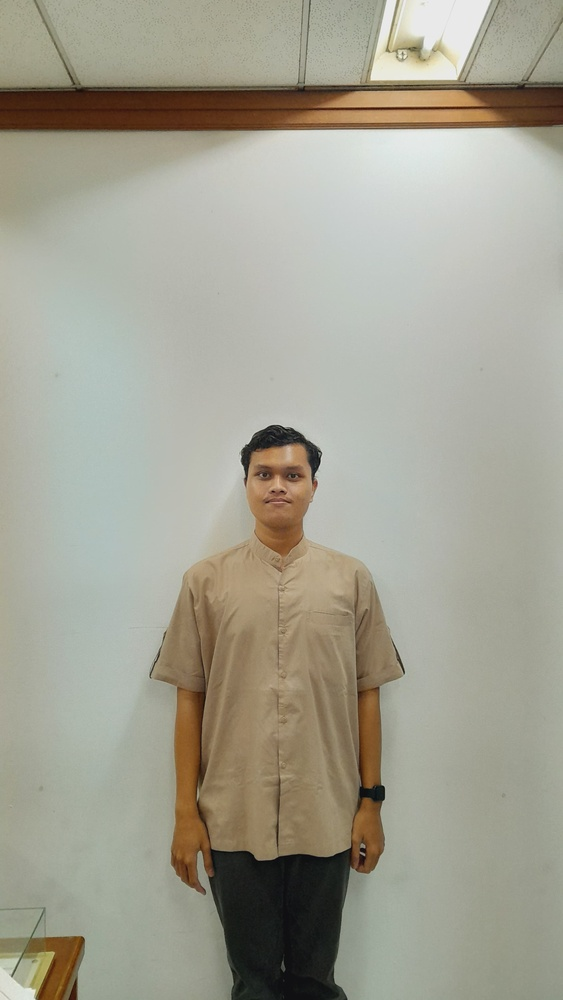
#> input picture PA-PC_202231003_Farrel Alfared C_A/mypic.jpg, 563 x 1000 px, shrunk from 2296 x 4080 before the run
$ jupyter execute 'PA-PC_202231003_Farrel Alfared Carasiola_A.ipynb'
#> lines starting #> are read from the running program, lines starting #| are printed output that depends on the picture; after the words box and inside, x2 and y2 are one past the last pixel; in counts of white or black regions, pixels touching at a corner belong together
Nama : Farrel Alfared Carasiola

NIM : 202231003

Kelas : PCD - A

Kententuan : Deteksi Tepi Pola Objek

## Import Library

[cell 1]
import cv2
import numpy as np
from matplotlib import pyplot as plt

## Membaca Gambar

[cell 2]
image = cv2.imread('mypic.jpg')
#> image is the input picture: shape (1000, 563, 3); mean B, G, R 146.2, 160.7, 162.7
image_rgb = cv2.cvtColor(image, cv2.COLOR_BGR2RGB)

## Mendeteksi citra tepi dengan Canny

[cell 3]
edges = cv2.Canny(image, 100, 200)
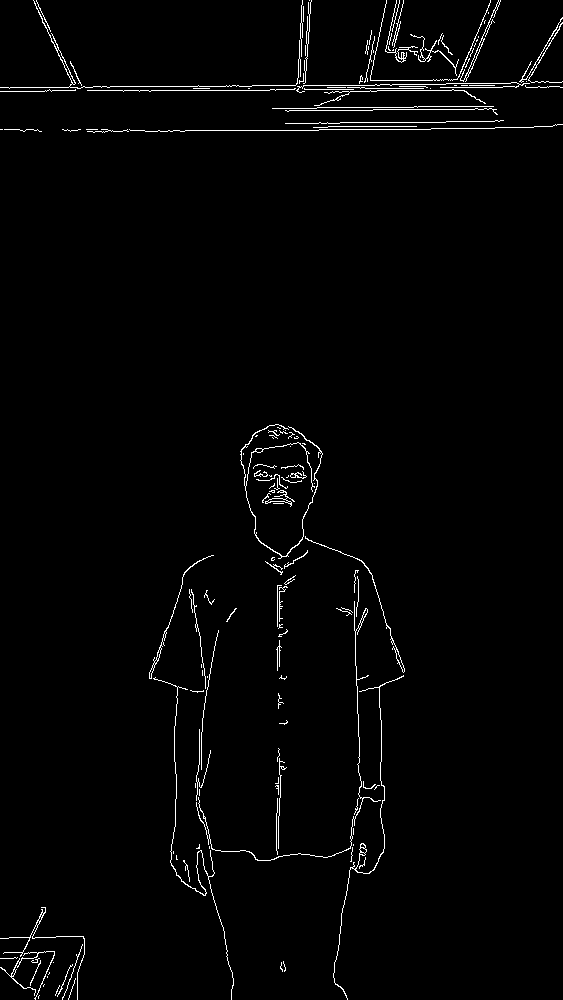
#> edges: shape (1000, 563); 1.7% white in thin lines or dots
edges

## Mendeteksi Kontur

[cell 4]
contours, _ = cv2.findContours(edges, cv2.RETR_TREE, cv2.CHAIN_APPROX_SIMPLE)
#> contours = 201 contours, 176 with area under 20; largest, box (x1, y1, x2, y2) and area: (240, 424, 323, 559) 140, (519, 17, 563, 83) 135, (0, 0, 301, 89) 127, (460, 0, 501, 82) 125, (149, 555, 214, 679) 104
image_contours = image_rgb.copy()
cv2.drawContours(image_contours, contours, -1, (0, 255, 0), 2)
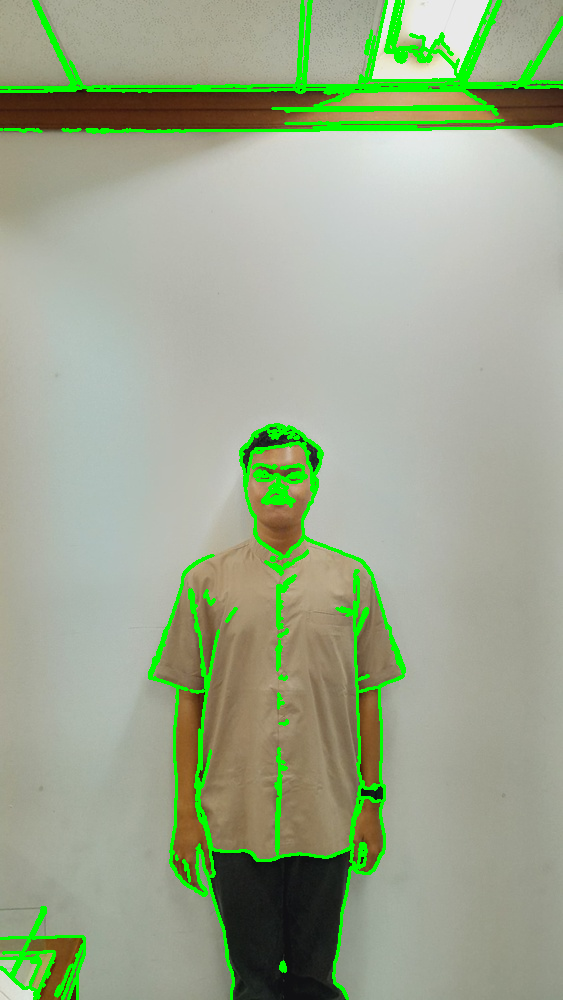
#> image_contours: shape (1000, 563, 3); mean R, G, B 155.9, 168, 141.4

## Canny Edge Detection

[cell 5]
plt.figure(figsize=(10, 5))

plt.subplot(1, 2, 1)
plt.imshow(image_rgb)
plt.title('Original Image')
plt.axis('on')

plt.subplot(1, 2, 2)
plt.imshow(edges, cmap='gray')
plt.title('Canny Edge Detection')
plt.axis('on')

plt.show()
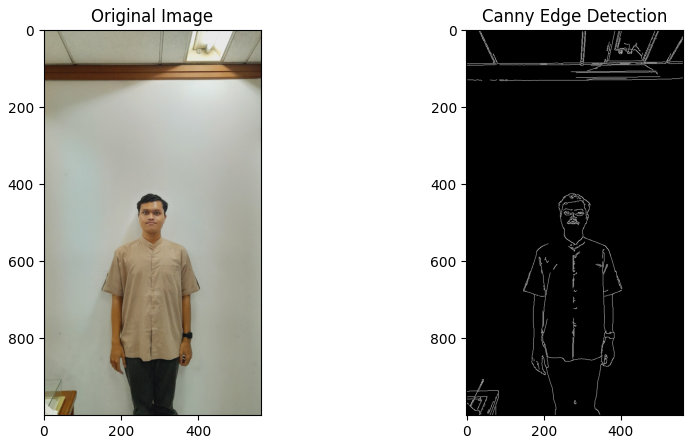
#> figure drawn by matplotlib, 2 panels

## Original - Canny Edge - Contours

[cell 6]
plt.figure(figsize=(15, 5))

plt.subplot(1, 3, 1)
plt.imshow(image_rgb)
plt.title('Original Image')
plt.axis('on')

plt.subplot(1, 3, 2)
plt.imshow(edges, cmap='gray')
plt.title('Canny Edge Detection')
plt.axis('on')

plt.subplot(1, 3, 3)
plt.imshow(image_contours)
plt.title('Contours Detection')
plt.axis('on')

plt.show()
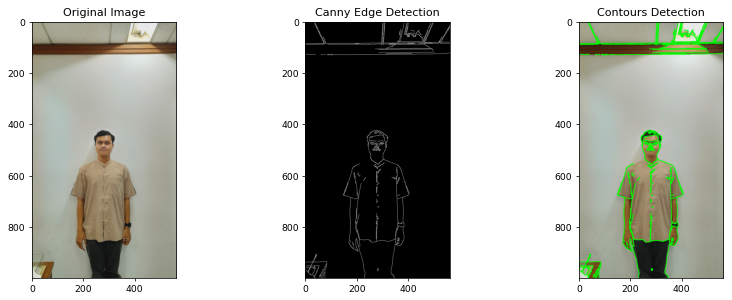
#> figure drawn by matplotlib, 3 panels

$ run again, with PA-PC_202231003_Farrel Alfared C_A/detail.jpg copied over PA-PC_202231003_Farrel Alfared C_A/mypic.jpg
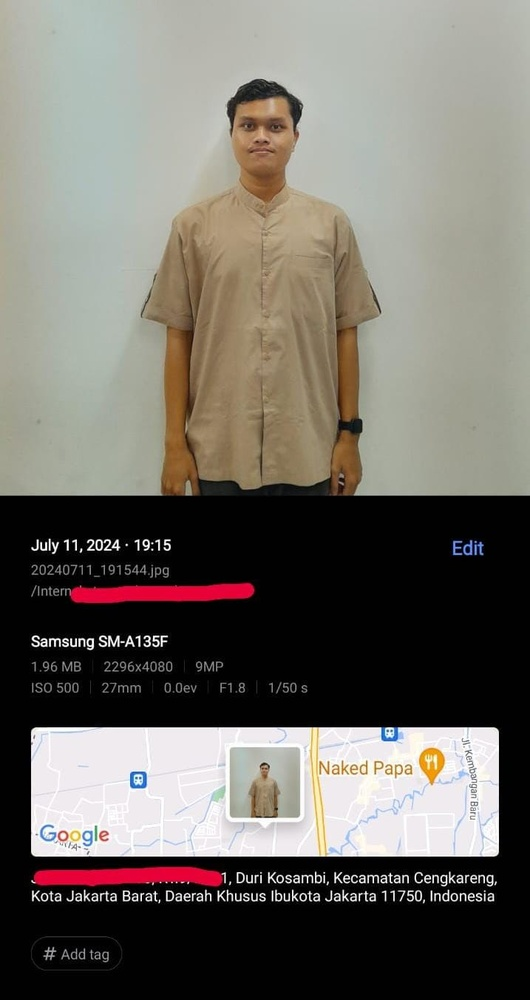
#> input picture PA-PC_202231003_Farrel Alfared C_A/detail.jpg, 530 x 1000 px, shrunk from 717 x 1353 before the run
#> image is the input picture: shape (1000, 530, 3); mean B, G, R 102.2, 109.3, 113.4
#> `edges = cv2.Canny(image, 100, 200)`:
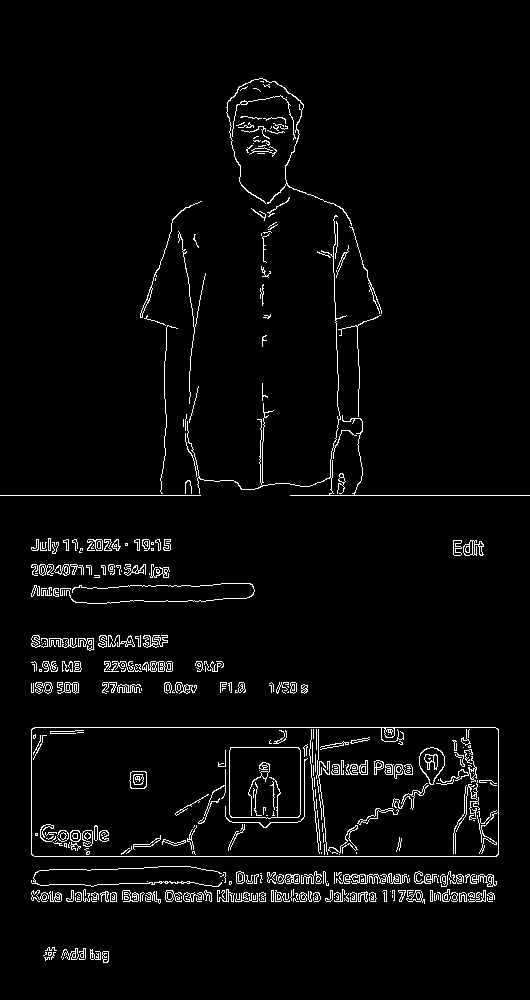
#> edges: shape (1000, 530); 3.3% white in thin lines or dots, all inside (x1, y1, x2, y2) = (0, 78, 530, 963)
#> contours = 723 contours, 518 with area under 20; largest, box (x1, y1, x2, y2) and area: (31, 727, 499, 857) 60232, (31, 727, 499, 857) 60093, (229, 747, 301, 819) 4962, (229, 747, 301, 819) 4946, (419, 747, 445, 785) 630
#> image_contours: shape (1000, 530, 3); mean R, G, B 101.6, 122.2, 91.8
#> `plt.show()`:
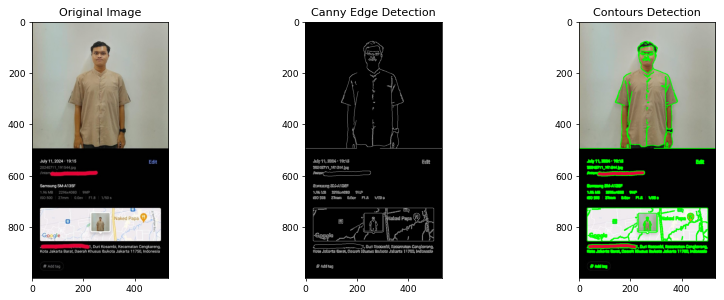
#> figure drawn by matplotlib, 3 panels
